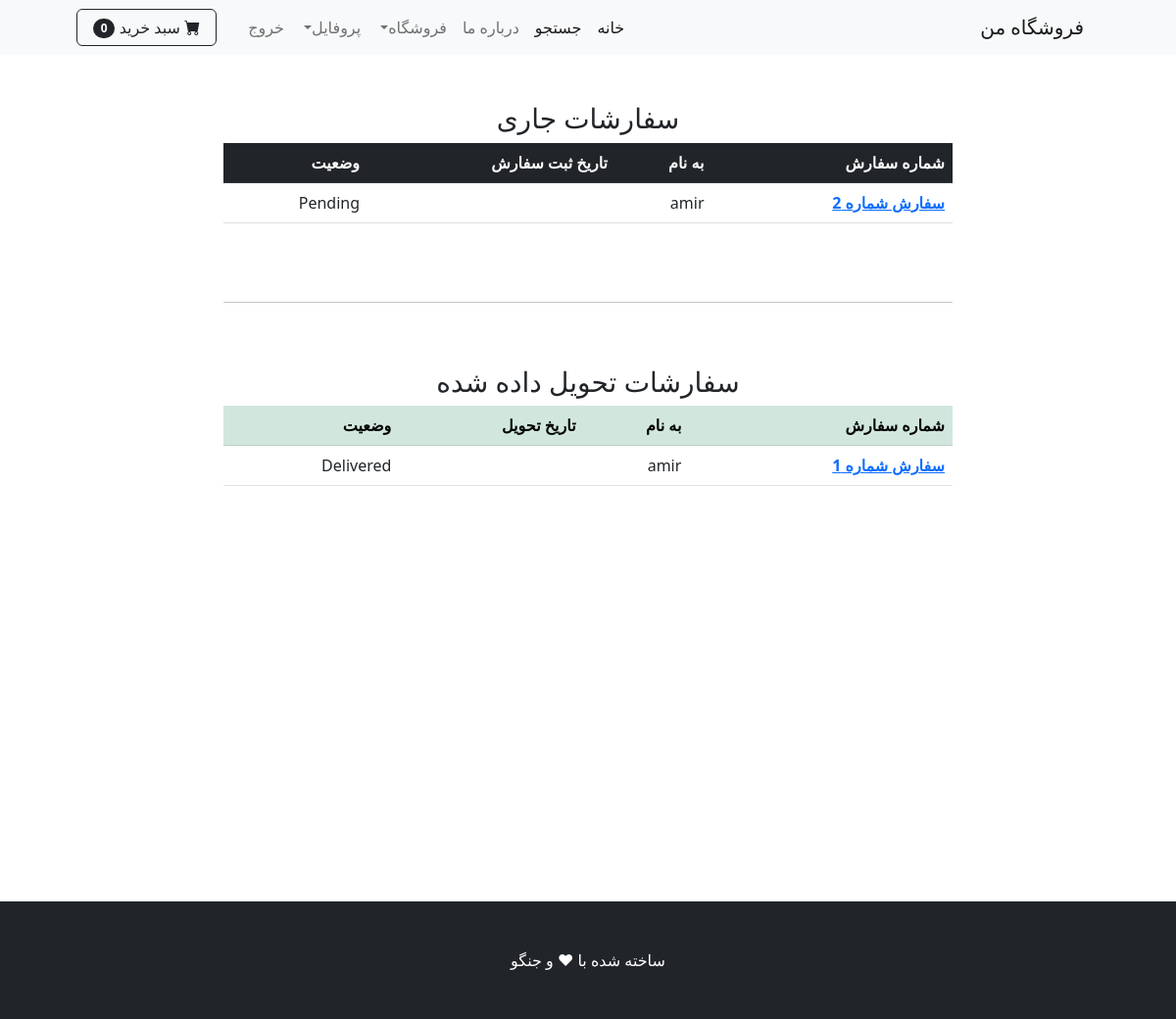
Screenshot of /orders/ (signed in) with the database file from the repository.
### payment/models.py (models this page shows, shortened)
class Order(models.Model):
    STATUS_CHOICES = [
        ('Pending', 'در انتظار پرداخت'),
        ('Processing', 'در حال پردازش'),
        ('Shipped', 'ارسال شده'),
        ('Delivered', 'تحویل داده شده'),
        ('Cancelled', 'لغو شده'),
    ]
    user = models.ForeignKey(User, on_delete=models.CASCADE, null=True, blank=True)
    full_name = models.CharField(max_length=250)
    email = models.CharField(max_length=250)
    phone = models.CharField(max_length=20)
    shipping_address = models.TextField(max_length=250)  # می‌تواند شامل آدرس + شهر + استان باشد
    amount_paid = models.DecimalField(decimal_places=2, max_digits=10)
    date_ordered = jmodels.jDateTimeField(default=jdatetime.datetime.now)
    last_update = jmodels.jDateTimeField(auto_now=True)
    status = models.CharField(max_length=20, choices=STATUS_CHOICES, default='Pending')

### shop/views.py (the view)
# urls.py: path('orders/',views.user_orders, name='orders'),
def user_orders(request):
    if request.user.is_authenticated:
        delivered_orders=Order.objects.filter(user=request.user,status='Delivered')
        other_orders=Order.objects.filter(user=request.user).exclude(status='Delivered')
        context = {
            'delivered':delivered_orders,
            'other':other_orders,
        }
        return render(request, 'orders.html',context)
    else:
        messages.success(request,'دسترسی به این صفحه امکان پذیر نمی باشد')
        return redirect('/')

### cart/context_processors.py (called while the page is built)
def cart_total_qty(request):
    cart = request.session.get('cart')
    if not cart or not isinstance(cart, dict):
        cart = {}
        request.session['cart'] = cart
    return {'cart_total_qty': sum(cart.values())}

### shop/templates/orders.html
{% extends "base.html" %}
{% block content %}
<br><br>
<div class="container">
    <div class="row">
        <center>
            <div class="col-8">
                {% if other %}
                <h3>سفارشات جاری</h3>
              <table class="table">
  <thead class="table-dark">
    <tr>
      <th scope="col">شماره سفارش</th>
      <th scope="col">به نام </th>
      <th scope="col">تاریخ ثبت سفارش</th>
      <th scope="col">وضعیت</th>
    </tr>
  </thead>
  <tbody>
  {% for order in other %}
    <tr>
      <th scope="row"><a href="{% url 'order_details' order.id %}">سفارش شماره  {{ order.id }}</a></th>
      <td>{{ order.full_name }}</td>
      <td>{{ order.date_ordered |date:"Y-m-d H:i:s" }}</td>
      <td>{{ order.status }}</td>
    </tr>
  {% endfor %}
  </tbody>
              </table>
                {% else %}
                سفارشی در جریان نیست
                {% endif %}
                <br><br>
                <hr>
                <br><br>
                {% if delivered %}
                <h3>سفارشات تحویل داده شده </h3>
              <table class="table">
  <thead class="table-success">
    <tr>
      <th scope="col">شماره سفارش</th>
      <th scope="col">به نام </th>
      <th scope="col">تاریخ تحویل</th>
      <th scope="col">وضعیت</th>
    </tr>
  </thead>
  <tbody>
  {% for order in delivered %}
    <tr>
      <th scope="row"><a href="{% url 'order_details' order.id %}">سفارش شماره  {{ order.id }}</a></th>
      <td>{{ order.full_name }}</td>
      <td>{{ order.last_update}}</td>
      <td>{{ order.status }}</td>
    </tr>
  {% endfor %}
  </tbody>
              </table>
                {% else %}
                سفارشی در کار نیست
                {% endif %}
            </div>
        </center>
    </div>
</div>
<br><br>
{% endblock %}

### rows the page displays
Order: id "2", full_name "amir", status "Pending"
Order: id "1", full_name "amir", status "Delivered"

### other values shown
{{ total_qty|default:"0" }} "0"
